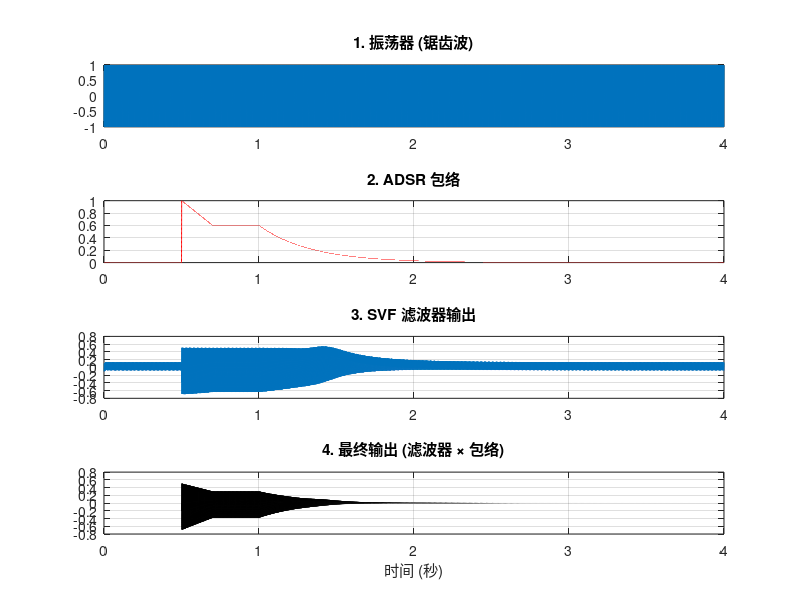

The MATLAB script that drew this image:
% 单声部：锯齿波 + ADSR包络 + SVF滤波器
clc; clear; close all;

%% 1. 全局参数设置（对应FPGA的时钟和采样率）
Fs = 48000;             % 采样率 48kHz，与FPGA I2S设计严格对齐
T_total = 4;            % 总时长 4秒
t = 0 : 1/Fs : T_total - 1/Fs;
freq = 440;             % 音高 440Hz (A4)

% 包络时间参数（对应FPGA状态机的计数器阈值）
t_on  = 0.5;            % 0.5秒时按下按键 (Note On)
t_off = 1.0;            % 1.0秒时松开按键 (Note Off)
A = 0.001;              % Attack 时间 (极短，模拟打击/拨弦)
D = 0.2;                % Decay 时间
sustain_level = 0.6;    % Sustain 延音电平 (0~1)

% 包络衰减速率参数
release_rate = 3.0;     % Release阶段指数衰减系数 (数值越大，松手后消失越快)
threshold = 0.0001;     % 🔥 阈值截断：低于此值直接归零（硬件省资源的关键！）

%% 2. 生成振荡器信号
% 在FPGA中，这步对应：DDS相位累加器 + BRAM波形查找表
osc = sawtooth(2 * pi * freq * t);

%% 3. 逐点计算 ADSR 包络（模拟FPGA状态机）
env = zeros(size(t));
env_at_t_off = sustain_level; % 用来记录松开瞬间的包络值，确保Release起始值连续

for i = 1:length(t)
    time = t(i);
    
    if time < t_on
        env(i) = 0;                                   % 阶段0：闲置
        
    elseif time < t_on + A
        env(i) = (time - t_on) / A;                   % 阶段1：Attack 线性上升
        
    elseif time < t_on + A + D
        decay_time = time - t_on - A;
        env(i) = 1 - (1 - sustain_level) * (decay_time / D); % 阶段2：Decay 线性下降
        
    elseif time < t_off
        env(i) = sustain_level;                       % 阶段3：Sustain 保持电平
        env_at_t_off = env(i);                        % 更新松手时的基准值
        
    else
        release_time = time - t_off;
        env(i) = env_at_t_off * exp(-release_time * release_rate); % 阶段4：Release 指数衰减
        
        % 🔥 在FPGA里，这一步相当于比较器：if (env_level < 16'd10) env_level <= 0;
        if env(i) < threshold
            env(i) = 0;                               % 衰减到足够小，强制归零，避免底噪和爆音
        end
    end
end

%% 4. 状态变量滤波器（SVF） + 包络调制截止频率
% 在FPGA中，这对应：2个DSP乘法器 + 几个加减法
q = 0.9;              % 共振 (0~1)，越大声音越尖锐，对应FPGA里的Q系数
f_min = 0.005;        % 最低截止频率系数 (包络衰减到0时，声音很“闷”)
f_max = 0.3;          % 最高截止频率系数 (包络最大时，声音很“亮”)

low  = 0;             % 低通状态寄存器 (对应FPGA里的 low 寄存器)
band = 0;             % 带通状态寄存器 (对应FPGA里的 band 寄存器)
filt_out = zeros(size(t));

for i = 1:length(t)
    % 包络值映射到截止频率：包络大(起音) → 频率高(亮)，包络小(衰减) → 频率低(暗)
    f = f_min + (f_max - f_min) * env(i);
    
    % SVF 核心差分方程（对应FPGA里每个采样周期的运算）
    high = osc(i) - low - q * band;   % 高通 = 输入 - 低通 - 共振*带通
    band = band + f * high;           % 带通 += f * 高通
    low  = low  + f * band;           % 低通 += f * 带通
    
    filt_out(i) = low*0.5+band*0.4+high*0.1;                % 输出低通结果（也可换成 band 或 high）
end

%% 5. VCA（压控放大器）：滤波器输出 × 包络
% 在FPGA中，这对应：1个DSP乘法器
y = filt_out .* env;

%% 6. 播放与可视化
disp('正在播放：带包络 + SVF滤波的锯齿波...');
soundsc(y, Fs);

figure;
subplot(4,1,1); plot(t, osc);      title('1. 振荡器 (锯齿波)');       grid on;
subplot(4,1,2); plot(t, env, 'r'); title('2. ADSR 包络');             grid on;
subplot(4,1,3); plot(t, filt_out); title('3. SVF 滤波器输出');        grid on;
subplot(4,1,4); plot(t, y, 'k');   title('4. 最终输出 (滤波器 × 包络)'); grid on;
xlabel('时间 (秒)')
